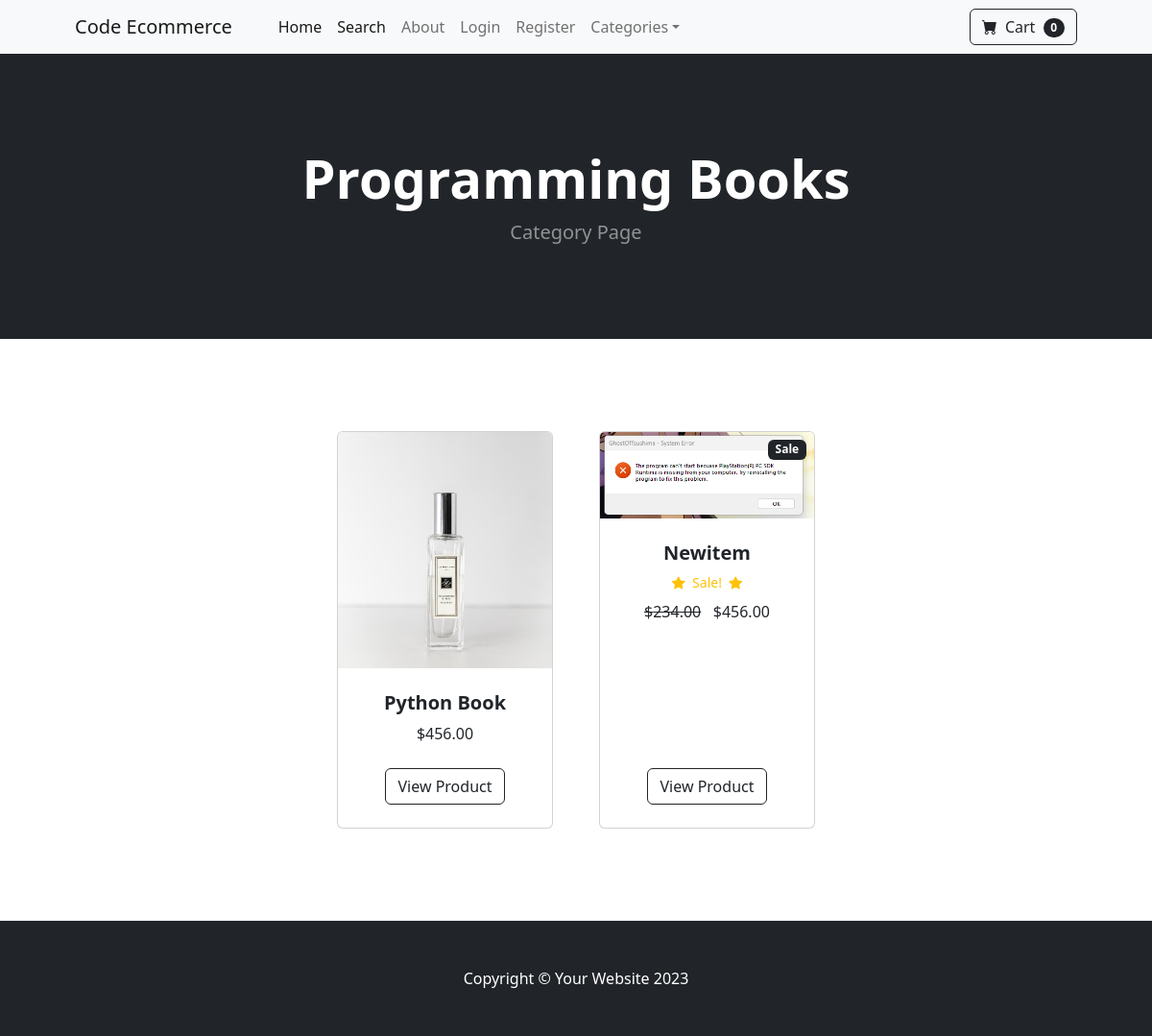
/category/programming-books, run on the app's committed database.
### main/models.py (models this page shows, shortened)
class Category(models.Model):
    name = models.CharField(max_length=50)
    slug = models.SlugField(max_length=50, unique=True,  blank=True, null=True)
    def __str__(self):
        return self.name
    class Meta:
        verbose_name_plural = 'Categories'

class Product(models.Model):
    name = models.CharField(max_length=50)
    price = models.DecimalField(default=0, decimal_places=2, max_digits=6)
    category = models.ForeignKey(Category, on_delete=models.CASCADE, default=1)
    description = models.CharField(max_length=250, default='', blank=True, null=True)
    image = models.ImageField(upload_to='uploads/products/')
    is_sale = models.BooleanField(default=False)
    sale_price = models.DecimalField(default=0, decimal_places=2, max_digits=6)

### main/views.py (the view)
# urls.py: path('category/<slug:category_slug>', views.category_view, name='category'),
def category_view(request, category_slug):
    category = get_object_or_404(Category, slug=category_slug)
    categories = Category.objects.all()
    products = Product.objects.filter(category=category)
    context = {
        'category': category,
        'categories': categories,
        'products': products,
    }
    return render(request, 'main/category.html', context)

### cart/cart.py (called while the page is built)
    def __len__(self):
        return len(self.cart)

### cart/context_processors.py (called while the page is built)
def cart(request):
    return {'cart': Cart(request)}

### main/templates/main/category.html
{% extends 'main/base.html' %}
{% load static %}
{% block content %}
        <header class="bg-dark py-5">
            <div class="container px-4 px-lg-5 my-5">
                <div class="text-center text-white">
                    <h1 class="display-4 fw-bolder">{{ category }}</h1>
                    <p class="lead fw-normal text-white-50 mb-0">Category Page</p>
                </div>
            </div>
        </header>
        <section class="py-5">
            <div class="container px-4 px-lg-5 mt-5">
                <div class="row gx-4 gx-lg-5 row-cols-2 row-cols-md-3 row-cols-xl-4 justify-content-center">
                    {% for product in products %}
                    {% if product.is_sale %}
                    <div class="col mb-5">
                        <div class="card h-100">
                             <div class="badge bg-dark text-white position-absolute" style="top: 0.5rem; right: 0.5rem">Sale</div>
                            <img class="card-img-top" src="{{ product.image.url }}" alt="..." />
                            <div class="card-body p-4">
                                <div class="text-center">
                                    <h5 class="fw-bolder">{{ product.name }}</h5>
                                     <div class="d-flex justify-content-center small text-warning mb-2">
                                        <div class="bi-star-fill"></div>
                                        &nbsp;&nbsp;Sale!&nbsp;&nbsp;
                                        <div class="bi-star-fill"></div>
                                     </div>
                                   <strike>${{ product.price }}</strike>
                                    &nbsp;  ${{ product.sale_price }}
                                </div>
                            </div>
                            <div class="card-footer p-4 pt-0 border-top-0 bg-transparent">
                                <div class="text-center"><a class="btn btn-outline-dark mt-auto" href="{% url 'product' product.id %}">View Product</a></div>
                            </div>
                        </div>
                    </div>
                    {% else %}
                    <div class="col mb-5">
                        <div class="card h-100">
                            <img class="card-img-top" src="{{ product.image.url }}" alt="..." />
                            <div class="card-body p-4">
                                <div class="text-center">
                                    <h5 class="fw-bolder">{{ product.name }}</h5>
                                 ${{ product.price }}
                                </div>
                            </div>
                            <div class="card-footer p-4 pt-0 border-top-0 bg-transparent">
                                <div class="text-center"><a class="btn btn-outline-dark mt-auto" href="{% url 'product' product.id %}">View Product</a></div>
                            </div>
                        </div>
                    </div>
                    {% endif %}
                    {% endfor %}
                </div>
            </div>
        </section>
{% endblock %}

### data on the page
Category: name "Programming Books"
Product: image (picture), name "Python Book", price "456.00"
Product: image (picture), name "Newitem", price "234.00", sale_price "456.00"

### other printed values
{{ cart|length }} "0"
